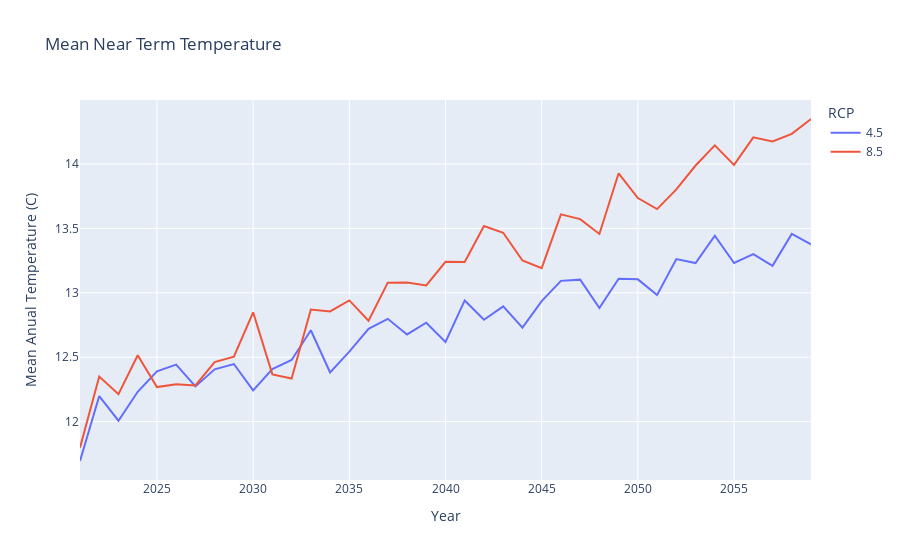

The cell this chart's notebook holds for it:
### Code cell
#plot annual mean temp
# set temp df for plot
plot_df = df[df['TimePeriod'] == 'NT']
# find mean temp of all collection site per year
plot_df = plot_df.groupby(['year', 'RCP'])['T_Annual'].mean().reset_index()
#plotly plot
fig = px.line(plot_df,
              x='year',
              y='T_Annual',
              color= 'RCP',
              title='Mean Near Term Temperature',
              labels={
                     "year": "Year",
                     "T_Annual": "Mean Anual Temperature (C)"
                 }
              )
#remove hist from legend
for trace in fig.data:
    if trace.name == 'historical':
        trace.showlegend = False
#print fig
fig.show()

### Figure 1 — Plotly figure (JSON) as saved in the notebook; plotly's stock layout.template omitted (floating-point values rounded to 4 significant figures)
{"data": [{"hovertemplate": "RCP=4.5<br>Year=%{x}<br>Mean Anual Temperature (C)=%{y}<extra></extra>", "legendgroup": "4.5", "line": {"color": "#636efa", "dash": "solid"}, "marker": {"symbol": "circle"}, "mode": "lines", "name": "4.5", "orientation": "v", "showlegend": true, "type": "scatter", "x": [2021, 2022, 2023, 2024, 2025, 2026, 2027, 2028, 2029, 2030, 2031, 2032, 2033, 2034, 2035, 2036, 2037, 2038, 2039, 2040, 2041, 2042, 2043, 2044, 2045, 2046, 2047, 2048, 2049, 2050, 2051, 2052, 2053, 2054, 2055, 2056, 2057, 2058, 2059], "xaxis": "x", "y": [11.69, 12.2, 12.01, 12.23, 12.39, 12.44, 12.27, 12.41, 12.45, 12.24, 12.41, 12.48, 12.71, 12.38, 12.54, 12.72, 12.8, 12.68, 12.77, 12.62, 12.94, 12.79, 12.9, 12.73, 12.94, 13.09, 13.1, 12.88, 13.11, 13.1, 12.98, 13.26, 13.23, 13.44, 13.23, 13.3, 13.21, 13.46, 13.38], "yaxis": "y"}, {"hovertemplate": "RCP=8.5<br>Year=%{x}<br>Mean Anual Temperature (C)=%{y}<extra></extra>", "legendgroup": "8.5", "line": {"color": "#EF553B", "dash": "solid"}, "marker": {"symbol": "circle"}, "mode": "lines", "name": "8.5", "orientation": "v", "showlegend": true, "type": "scatter", "x": [2021, 2022, 2023, 2024, 2025, 2026, 2027, 2028, 2029, 2030, 2031, 2032, 2033, 2034, 2035, 2036, 2037, 2038, 2039, 2040, 2041, 2042, 2043, 2044, 2045, 2046, 2047, 2048, 2049, 2050, 2051, 2052, 2053, 2054, 2055, 2056, 2057, 2058, 2059], "xaxis": "x", "y": [11.8, 12.35, 12.21, 12.52, 12.27, 12.29, 12.28, 12.46, 12.5, 12.85, 12.37, 12.33, 12.87, 12.86, 12.94, 12.78, 13.08, 13.08, 13.06, 13.24, 13.24, 13.52, 13.47, 13.25, 13.19, 13.61, 13.57, 13.46, 13.93, 13.74, 13.65, 13.8, 13.99, 14.15, 13.99, 14.21, 14.17, 14.23, 14.35], "yaxis": "y"}, {"hovertemplate": "RCP=historical<br>Year=%{x}<br>Mean Anual Temperature (C)=%{y}<extra></extra>", "legendgroup": "historical", "line": {"color": "#00cc96", "dash": "solid"}, "marker": {"symbol": "circle"}, "mode": "lines", "name": "historical", "orientation": "v", "showlegend": false, "type": "scatter", "x": [2021, 2022, 2023, 2024, 2025, 2026, 2027, 2028, 2029, 2030, 2031, 2032, 2033, 2034, 2035, 2036, 2037, 2038, 2039, 2040, 2041, 2042, 2043, 2044, 2045, 2046, 2047, 2048, 2049, 2050, 2051, 2052, 2053, 2054, 2055, 2056, 2057, 2058, 2059], "xaxis": "x", "y": [null, null, null, null, null, null, null, null, null, null, null, null, null, null, null, null, null, null, null, null, null, null, null, null, null, null, null, null, null, null, null, null, null, null, null, null, null, null, null], "yaxis": "y"}], "layout": {"legend": {"title": {"text": "RCP"}, "tracegroupgap": 0}, "title": {"text": "Mean Near Term Temperature"}, "xaxis": {"anchor": "y", "domain": [0, 1], "title": {"text": "Year"}}, "yaxis": {"anchor": "x", "domain": [0, 1], "title": {"text": "Mean Anual Temperature (C)"}}}}
